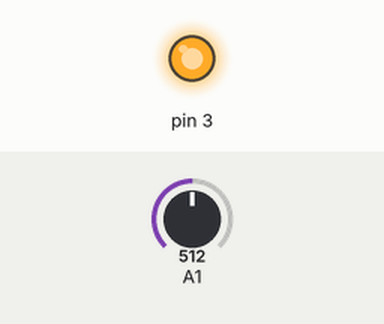
This sketch was run on a simulated Arduino Uno, built with avr-gcc and run on an emulated ATmega328P. On the bench: output pins drawn as LEDs (lit = HIGH). Inputs (shaded band) come from the test bench; at power-on: A1 = 512. What the sketch prints to the serial monitor is not drawn.

Above: at 0.1 s.
Timing chart, 0 to 1.6 s (numbered marks = the images above):
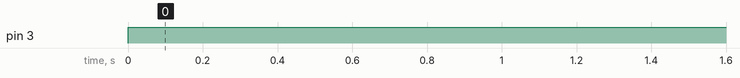

The sketch:

CdsRead.ino
```cpp
void setup() {
  Serial.begin(9600);
  pinMode(3, OUTPUT);
}

//Max : 1015
//MIN : 925

   int aMax = 1023;
   int aMin = 0;

void loop() {
  int ain = analogRead(A1);
  Serial.println(ain);
  if (ain >= 1000) {
    digitalWrite(3, HIGH);
    if(3 == HIGH) digitalWrite(3, LOW);
  } else digitalWrite(3, HIGH);


/*
  if (ain
  if(aMax < ain) aMax = ain;
  if(aMin > ain) aMin = ain;
  if(ain >= 112) analogWrite(3, HIGH);

     int aMax1 = 0;
     int aMin1 = 0;
     int value = map(ain,aMin,aMax,0,120);

     analogWrite(3, value);
     Serial.println(value);
     delay(500);
*/
   }
```

Measured:
- by itself, pin 3: LOW → HIGH at 0.00 s
